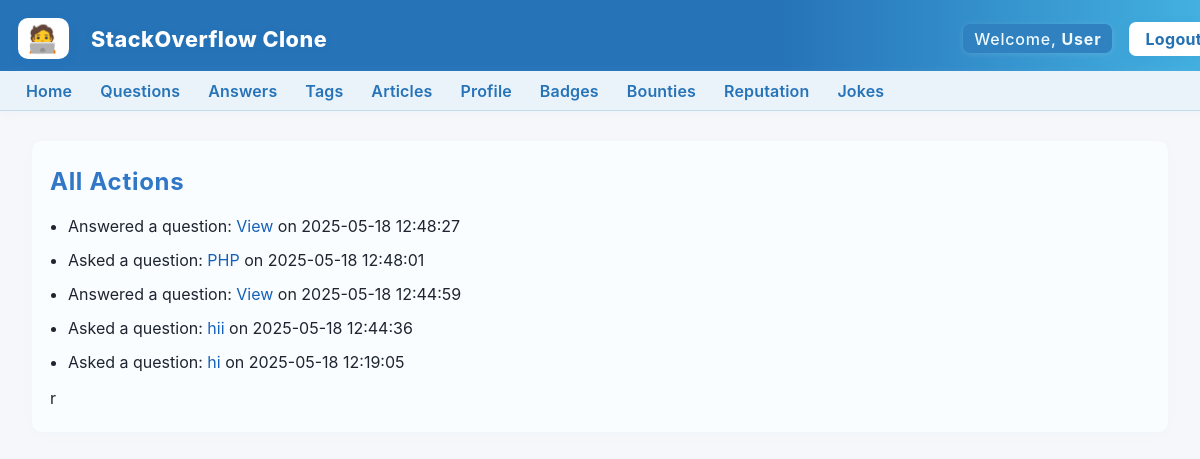
Page /p1/actions.php (signed in) on the committed database.
### tables this page shows
CREATE TABLE `answers` (
  `id` int(11) NOT NULL,
  `question_id` int(11) NOT NULL,
  `user_id` int(11) NOT NULL,
  `body` text NOT NULL,
  `created_at` timestamp NOT NULL DEFAULT current_timestamp()
);

CREATE TABLE `questions` (
  `id` int(11) NOT NULL,
  `user_id` int(11) NOT NULL,
  `title` varchar(255) NOT NULL,
  `body` text NOT NULL,
  `created_at` timestamp NOT NULL DEFAULT current_timestamp()
);

### p1/actions.php (the view, shortened to what this page needs)
<?php
include 'header.php';
$conn = new mysqli('localhost', 'root', '', 'stackoverflow_clone');
$user_id = $_SESSION['user_id'];
$activities = [];
$q = $conn->query("SELECT 'question' AS type, id, title AS content, created_at FROM questions WHERE user_id=$user_id");
while ($row = $q->fetch_assoc()) $activities[] = $row;
$a = $conn->query("SELECT 'answer' AS type, question_id AS id, body AS content, created_at FROM answers WHERE user_id=$user_id");
while ($row = $a->fetch_assoc()) $activities[] = $row;
usort($activities, function($a, $b){ return strtotime($b['created_at']) - strtotime($a['created_at']); });
echo "<h2>All Actions</h2>";
if (empty($activities)) {
    echo "No actions yet.";
} else {
    echo "<ul>";
    foreach ($activities as $act) {
        if ($act['type'] === 'question') {
            echo "<li>Asked a question: <a href='question_view.php?id={$act['id']}'>" . htmlspecialchars($act['content']) . "</a> on {$act['created_at']}</li>";
        } else {
            echo "<li>Answered a question: <a href='question_view.php?id={$act['id']}'>View</a> on {$act['created_at']}</li>";
        }
    }
    echo "</ul>";
}
?>r

### p1/style.css (style rules this page uses)
body { font-family: 'Inter', 'Segoe UI', Arial, sans-serif; background: #f4f6fa; color: #1e2530; margin: 0; padding: 0; min-height: 100vh; }
h2 { color: #3077c8; margin-top: 0; font-weight: 700; letter-spacing: 0.03em; }
ul { padding-left: 18px; }
li { margin-bottom: 14px; }
a { color: #1561b8; text-decoration: none; transition: color 0.13s; }

### p1/header.php (style rules this page uses)
html, body { margin: 0; padding: 0; box-sizing: border-box; width: 100%; overflow-x: hidden; }
body { background: #f6f7fa; font-family: 'Inter', Arial, sans-serif; }
html, body, header, nav { overflow-x: hidden !important; }

### rows in the picture
answers: created_at "2025-05-18 12:48:27"
questions: title "PHP", created_at "2025-05-18 12:48:01"
answers: created_at "2025-05-18 12:44:59"
questions: title "hii", created_at "2025-05-18 12:44:36"
questions: title "hi", created_at "2025-05-18 12:19:05"

### other values in the picture
$_SESSION['username'] "User"
